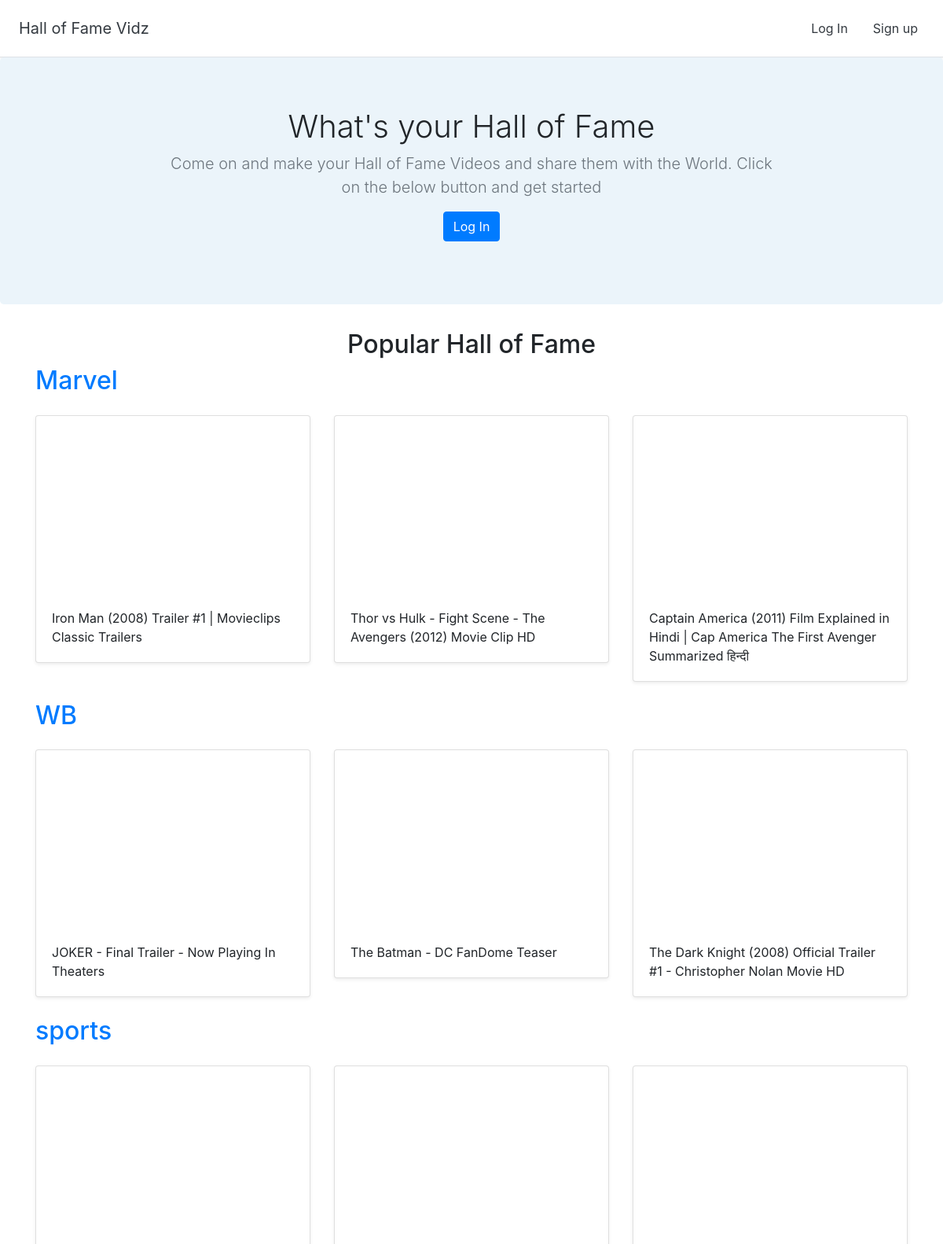
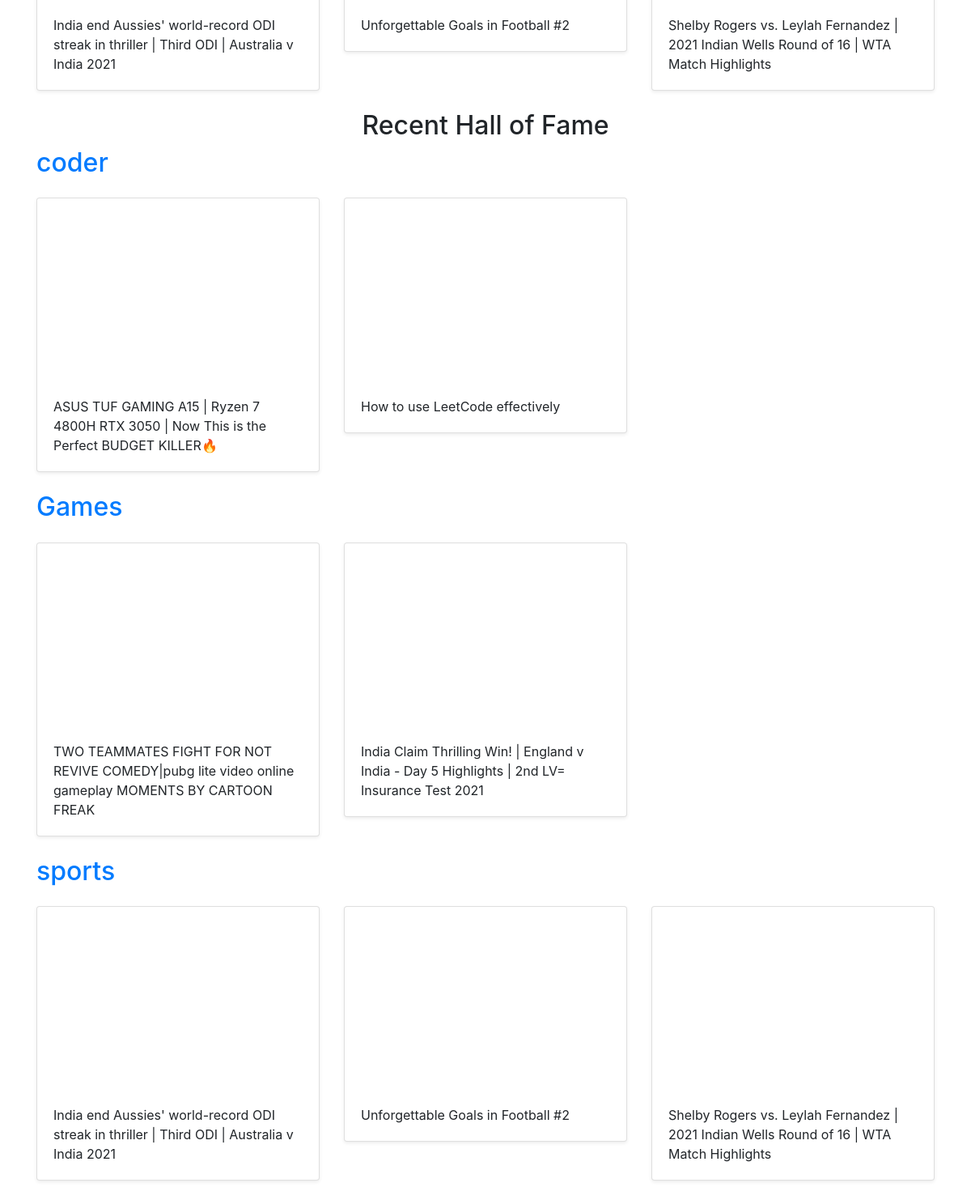
The page / on the database its author committed (2 pictures, top to bottom).
### halls/models.py (models this page shows, shortened)
class Hall(models.Model):
    title=models.CharField(max_length=255)
    user=models.ForeignKey(User,on_delete=models.CASCADE)

class Video(models.Model):
    title=models.CharField(max_length=255)
    url=models.URLField()
    youtube_id = models.CharField(max_length=255)
    hall = models.ForeignKey(Hall,on_delete=models.CASCADE)

### halls/views.py (the view)
# urls.py: path('',views.home, name='home'),
def home(request):
    recent_halls=Hall.objects.all().order_by('-id')[:3]
    popular_halls=[Hall.objects.get(pk=1),Hall.objects.get(pk=2),Hall.objects.get(pk=3)]
    return render(request,'halls/home.html',{'popular_halls':popular_halls,'recent_halls':recent_halls})

### halls/templates/halls/home.html
{% extends 'halls/base.html' %}
{% block content %}
<section class="jumbotron text-center">
    <div class="container">
        <h1 class="jumbotron-heading">What's your Hall of Fame</h1>
        <p class="lead text-muted" >Come on and make your Hall of Fame Videos and share them with the World. Click on the below button and get started</p>
        <p>
            {% if user.is_authenticated %}
            <a href="{% url 'create_hall' %}" class="btn btn-primary">Create Your Hall of Fame</a>
            {% else %}
            <a class="btn btn-primary" href="{% url 'login' %}">Log In</a>
            {% endif %}
        </p>
    </div>
</section>
<div class="container">
    <h2 class="text-center">Popular Hall of Fame</h2>
    {% for hall in popular_halls %}
<h2><a href="{% url 'detail_hall' hall.id %}">{{ hall.title }}</a></h2>
<div class="row">
    {% for video in hall.video_set.all %}
    <div class="col-md-4 mt-3">
    <div class="card mb-4 shadow-sm">
        <iframe width="100%%" height="225" src="https://www.youtube.com/embed/{{ video.youtube_id }}" title="YouTube video player" frameborder="0" allow="accelerometer; autoplay; clipboard-write; encrypted-media; gyroscope; picture-in-picture" allowfullscreen></iframe>
            <div class="card-body">
                <p class="card-text">{{ video.title }}</p>
            </div>
        </div>
    </div>
    {% endfor %}
    </div>
{% endfor %}
<h2 class="text-center">Recent Hall of Fame</h2>
    {% for hall in recent_halls %}
<h2><a href="{% url 'detail_hall' hall.id %}">{{ hall.title }}</a></h2>
<div class="row">
    {% for video in hall.video_set.all %}
    <div class="col-md-4 mt-3">
    <div class="card mb-4 shadow-sm">
        <iframe width="100%%" height="225" src="https://www.youtube.com/embed/{{ video.youtube_id }}" title="YouTube video player" frameborder="0" allow="accelerometer; autoplay; clipboard-write; encrypted-media; gyroscope; picture-in-picture" allowfullscreen></iframe>
            <div class="card-body">
                <p class="card-text">{{ video.title }}</p>
            </div>
        </div>
    </div>
    {% endfor %}
    </div>
{% endfor %}
</div>
{% endblock %}

### halls/templates/halls/base.html (shortened to what this page needs)
<!doctype html>
<html lang="en">
{% load static %}
<head>
  <link rel="stylesheet" href="https://stackpath.bootstrapcdn.com/bootstrap/4.2.1/css/bootstrap.min.css">
  <link href="{% static 'custom.css' %}" rel="stylesheet">
</head>
<body>
  <div class="d-flex flex-column flex-md-row align-items-center p-3 px-md-4 bg-white border-bottom shadow-sm">
    <h5 class="my-0 mr-md-auto font-weight-normal"><a href="{% url 'home' %}" class="text-dark" style="text-decoration:None">Hall of Fame Vidz</a></h5>
    <nav class="my-2 my-md-0 mr-md-3">
      {% if user.is_authenticated %}
      <a class="p-2 text-dark" href="{% url 'dashboard' %}" style="text-decoration:None">Dashboard</a>
      <a class="p-2 text-dark" href="{% url 'logout' %}" style="text-decoration:None">Log Out</a>
      {% else %}
      <a class="p-2 text-dark" href="{% url 'login' %}" style="text-decoration:None">Log In</a>
      {% endif %}
    </nav>
    {% if user.is_authenticated == False %}
    <a class="p-2 text-dark" href="{% url 'signup' %}" style="text-decoration:None">Sign up</a>
    {% endif %}
  </div>
  {% block content %}
  {% endblock %}
</body>
</html>

### halls/static/custom.css (style rules this page uses)
.jumbotron { background-color: #EBF4FA; }
.jumbotron-heading { font-weight: 300; }
.jumbotron .container { max-width: 51rem; }

### rows shown on the page
Hall: title "Marvel"
Video: title "Iron Man (2008) Trailer #1 | Movieclips Classic Trailers"
Video: title "Thor vs Hulk - Fight Scene - The Avengers (2012) Movie Clip HD"
Video: title "Captain America (2011) Film Explained in Hindi | Cap America The First Avenger Summarized हिन्दी"
Hall: title "WB"
Video: title "JOKER - Final Trailer - Now Playing In Theaters"
Video: title "The Batman - DC FanDome Teaser"
Video: title "The Dark Knight (2008) Official Trailer #1 - Christopher Nolan Movie HD"
Hall: title "sports"
Video: title "India end Aussies' world-record ODI streak in thriller | Third ODI | Australia v India 2021"
Video: title "Unforgettable Goals in Football #2"
Video: title "Shelby Rogers vs. Leylah Fernandez | 2021 Indian Wells Round of 16 | WTA Match Highlights"
Hall: title "coder"
Video: title "ASUS TUF GAMING A15 | Ryzen 7 4800H RTX 3050 | Now This is the Perfect BUDGET KILLER🔥"
Video: title "How to use LeetCode effectively"
Hall: title "Games"
Video: title "TWO TEAMMATES FIGHT FOR NOT REVIVE COMEDY|pubg lite video online gameplay MOMENTS BY CARTOON FREAK"
Video: title "India Claim Thrilling Win! | England v India - Day 5 Highlights | 2nd LV= Insurance Test 2021"
